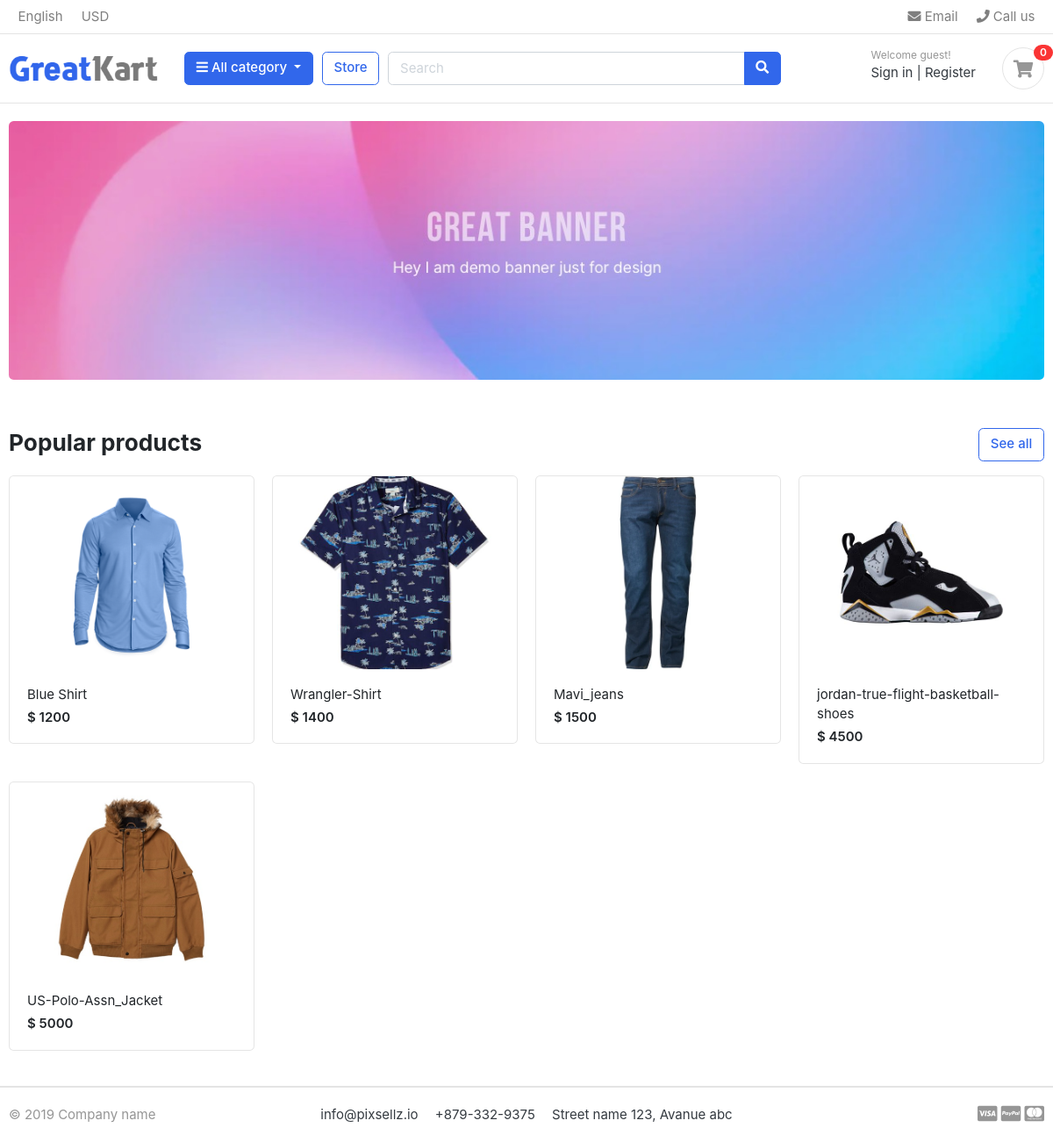
The app's page /, older data.
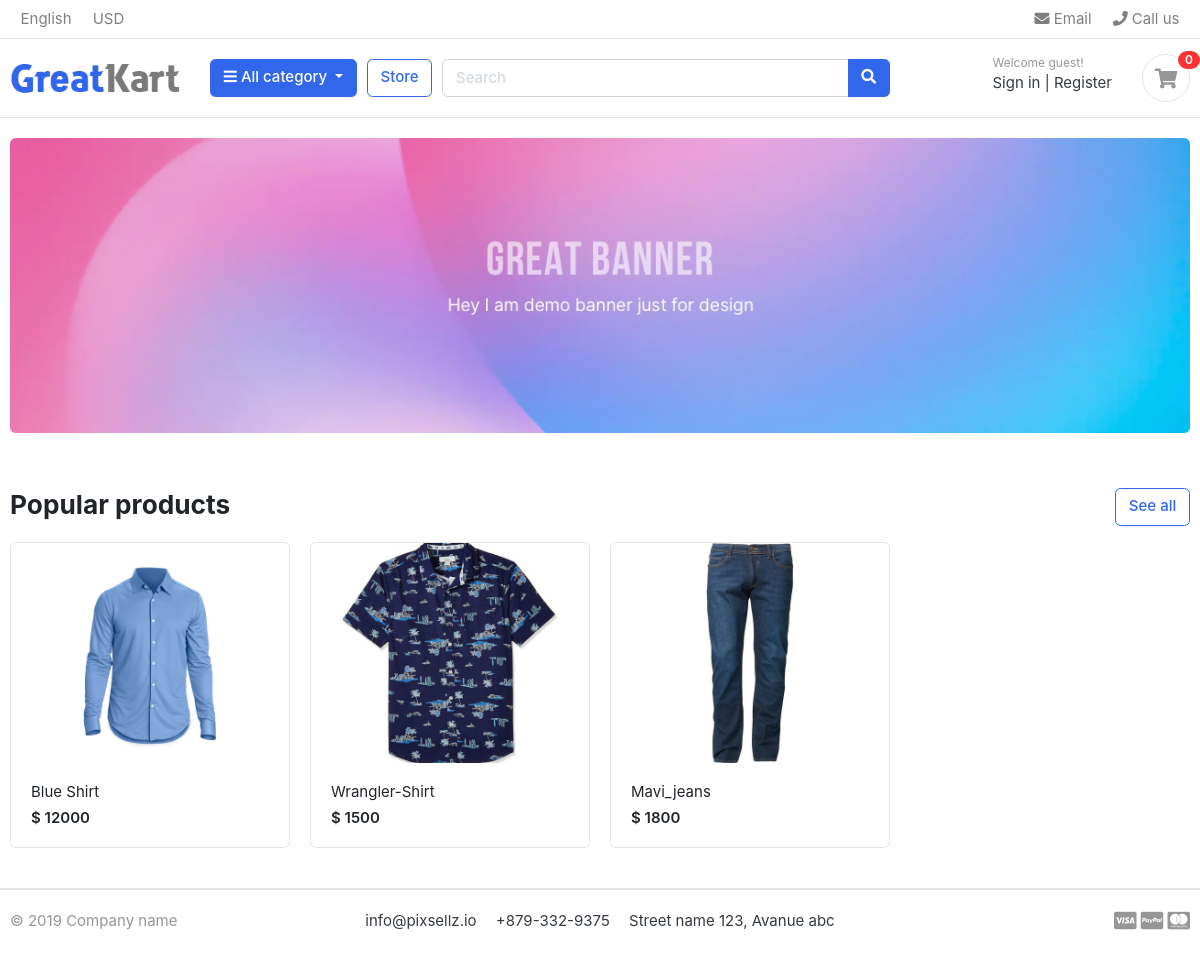
The same page, newer data.
### store/models.py (models this page shows, shortened)
class Product(models.Model):
    product_name    =models.CharField(max_length=200 , unique=True)
    slug            =models.SlugField(max_length=200 , unique=True)
    description     =models.CharField(max_length=500 , unique=True)
    price           =models.IntegerField()
    image           =models.ImageField(upload_to='photos/products')
    stock           =models.IntegerField()
    is_available    =models.BooleanField(default=True)
    category        =models.ForeignKey(Category, on_delete=models.CASCADE)
    created_date    =models.DateTimeField(auto_now_add=True)
    modified_date   =models.DateTimeField(auto_now=True)
    def get_url(self):
        return reverse('product_details' , args=[self.category.slug, self.slug])

### EComerceSite/views.py (the view)
# urls.py: 2. Add a URL to urlpatterns:  path('', views.home, name='home')
def home(request):
    products = Product.objects.all().filter(is_available = True)
    context = {
        'products':products
    }
    return render(request ,'home.html' ,context)

### carts/context_processors.py (called while the page is built)
def counter(request):
    cart_counter = 0
    if 'admin' in request.path:
        return {}
    else:
        try:
            cart = Cart.objects.filter(cart_id = _cart_id(request))
            cart_items = CartItem.objects.all().filter(cart = cart[:1])
            for cart_item in cart_items:
                cart_counter += cart_item.quantity
        except Cart.DoesNotExist:
            cart_counter =0
    return dict(cart_counter = cart_counter)

### carts/views.py (called while the page is built)
def _cart_id(request):
    cart = request.session.session_key
    if not cart:
        cart = request.session.create()
    return cart

### category/context_processors.py (called while the page is built)
def menu_links(request):
    links = Category.objects.all()
    return dict(links = links)

### category/models.py (called while the page is built)
    def get_url(self):
        return reverse('product_by_category' ,args=[self.slug])

### templates/home.html
{% extends 'base.html' %}
{% load static %}
{%block content%}
<section class="section-intro padding-y-sm">
<div class="container">
<div class="intro-banner-wrap">
	<img src= {% static 'images/banners/1.jpg' %} class="img-fluid rounded">
</div>
</div>
</section>
<section class="section-name padding-y-sm">
<div class="container">
<header class="section-heading">
	<a href="{% url 'store' %}" class="btn btn-outline-primary float-right">See all</a>
	<h3 class="section-title">Popular products</h3>
</header>
<div class="row">
	{% for product in products %}
	<div class="col-md-3">
		<div class="card card-product-grid">
			<a href="{{ product.get_url}}" class="img-wrap"> <img src={{ product.image.url}}> </a>
			<figcaption class="info-wrap">
				<a href="{{ product.get_url}}" class="title">{{ product.product_name}}</a>
				<div class="price mt-1">$ {{product.price}}</div>
			</figcaption>
		</div>
	</div>
	{% endfor %}
</div>
</div>
</section>
{%endblock%}

### templates/base.html (shortened to what this page needs)
<!DOCTYPE HTML>
{% load static %}
<html lang="en">
<head>
<link href="{% static 'css/bootstrap.css' %}" rel="stylesheet" type="text/css"/>
<link href="{% static 'fonts/fontawesome/css/all.min.css' %}" type="text/css" rel="stylesheet">
<link href="{% static 'css/ui.css' %}" rel="stylesheet" type="text/css"/>
<link href="{% static 'css/responsive.css' %}" rel="stylesheet" media="only screen and (max-width: 1200px)" />
</head>
<body>
 {% include 'root/header.html'  %}
		{% block content  %}
		{% endblock  %}
{% include 'root/footer.html' %}
</body>
</html>

### templates/root/header.html (shortened to what this page needs)
{% load static %}
<header class="section-header">
    <nav class="navbar p-md-0 navbar-expand-sm navbar-light border-bottom">
    <div class="container">
      <div class="collapse navbar-collapse" id="navbarTop4">
        <ul class="navbar-nav mr-auto">
            <li class="nav-item dropdown">
                 <a href="#" class="nav-link">   English </a>
            </li>
            <li class="nav-item dropdown">
                <a href="#" class="nav-link"> USD </a>
            </li>
        </ul>
        <ul class="navbar-nav">
            <li><a href="#" class="nav-link"> <i class="fa fa-envelope"></i> Email </a></li>
            <li><a href="#" class="nav-link"> <i class="fa fa-phone"></i> Call us </a></li>
        </ul>
      </div>
    </div>
    </nav>
    <section class="header-main border-bottom">
        <div class="container">
    <div class="row align-items-center">
        <div class="col-lg-2 col-md-3 col-6">
            <a href="{% url 'home' %}" class="brand-wrap">
                <img class="logo" src={%static "./images/logo.png"%}>
            </a>
        </div>
        <div class="col-lg col-sm col-md col-6 flex-grow-0">
            <div class="category-wrap dropdown d-inline-block float-right">
                <button type="button" class="btn btn-primary dropdown-toggle" data-toggle="dropdown">
                    <i class="fa fa-bars"></i> All category
                </button>
            </div>
        </div>
        <a href="{% url 'store' %}" class="btn btn-outline-primary">Store</a>
        <div class="col-lg  col-md-6 col-sm-12 col">
            <form action="{% url 'search' %}" class="search" method='GET'>
                <div class="input-group w-100">
                    <input type="text" class="form-control" style="width:60%;" placeholder="Search" name= "keyword" >
                    <div class="input-group-append">
                      <button class="btn btn-primary" type="submit">
                        <i class="fa fa-search"></i>
                      </button>
                    </div>
                </div>
            </form>
        </div>
        <div class="col-lg-3 col-sm-6 col-8 order-2 order-lg-3">
                    <div class="d-flex justify-content-end mb-3 mb-lg-0">
                        <div class="widget-header">
                            <small class="title text-muted">Welcome guest!</small>
                            <div>
                                <a href="./signin.html">Sign in</a> <span class="dark-transp"> | </span>
                                <a href="./register.html"> Register</a>
                            </div>
                        </div>
                        <a href={% url 'cart' %} class="widget-header pl-3 ml-3">
                            <div class="icon icon-sm rounded-circle border"><i class="fa fa-shopping-cart"></i></div>
                            <span class="badge badge-pill badge-danger notify">{{cart_counter }}</span>
                        </a>
                    </div>
                </div>
    </div>
        </div>
    </section>
    </header>

### templates/root/footer.html
{% load static %}
<footer class="section-footer border-top">
	<div class="container">
		<section class="footer-bottom border-top row">
			<div class="col-md-2">
				<p class="text-muted"> &copy 2019 Company name </p>
			</div>
			<div class="col-md-8 text-md-center">
				<span  class="px-2">info@pixsellz.io</span>
				<span  class="px-2">+879-332-9375</span>
				<span  class="px-2">Street name 123, Avanue abc</span>
			</div>
			<div class="col-md-2 text-md-right text-muted">
				<i class="fab fa-lg fa-cc-visa"></i>
				<i class="fab fa-lg fa-cc-paypal"></i>
				<i class="fab fa-lg fa-cc-mastercard"></i>
			</div>
		</section>
	</div>
</footer>

### static/css/ui.css (style rules this page uses)
html { font-family: "Inter", sans-serif; font-size: 15px; }
.img-wrap { text-align: center; display: block; }
.img-wrap img { max-width: 100%; }
.icon-xs, .icon-sm, .icon-md, .icon-lg { display: inline-block; text-align: center; flex-shrink: 0; flex-grow: 0; }
.icon-sm { width: 48px; height: 48px; line-height: 48px !important; font-size: 20px; }
.padding-y-sm { padding-top: 20px; padding-bottom: 20px; }
.section-heading { margin-bottom: 20px; margin-top: 15px; }
.section-title { color: #212529; }
p:last-child { margin-bottom: 0; }
.header-main { position: relative; padding-top: 1rem; padding-bottom: 1rem; }
.brand-wrap .logo, .navbar-brand .logo { margin-right: 7px; max-height: 42px; display: inline-block; }
.widget-header { display: inline-block; vertical-align: middle; position: relative; }
.widget-header a { color: #343a40; }
.widget-header i { color: #969696; }
.widget-header .title { display: block; }
.widget-header .notify { position: absolute; top: -3px; right: -10px; }
.footer-bottom { padding-top: 20px; padding-bottom: 20px; }
[class*=card-product] a.title { color: #212529; display: block; }
[class*=card-product] .img-wrap { overflow: hidden; position: relative; }
[class*=card-product] .img-wrap img { height: 100%; max-width: 100%; width: auto; display: inline-block; -o-object-fit: cover; object-fit: cover; }
.card-product-grid { margin-bottom: 20px; }
.card-product-grid .img-wrap { border-radius: 0.2rem 0.2rem 0 0; height: 220px; }
.card-product-grid .info-wrap { overflow: hidden; padding: 18px 20px; }
.card .img-wrap { overflow: hidden; }
.notify { position: absolute; top: -4px; right: -10px; display: inline-block; padding: 0.25em 0.6em; font-size: 12px; line-height: 1; text-align: center; border-radius: 3rem; color: #fff; background-color: #fa3434; }
.price { font-weight: 600; color: #212529; }

Row changes from the older to the newer data that the page shows:
removed Product: image (picture), product_name "jordan-true-flight-basketball-shoes", price "4500"
removed Product: image (picture), product_name "US-Polo-Assn_Jacket", price "5000"
changed Product "Blue Shirt": price "1200" → "12000"
changed Product "Wrangler-Shirt": price "1400" → "1500"
changed Product "Mavi_jeans": price "1500" → "1800"
